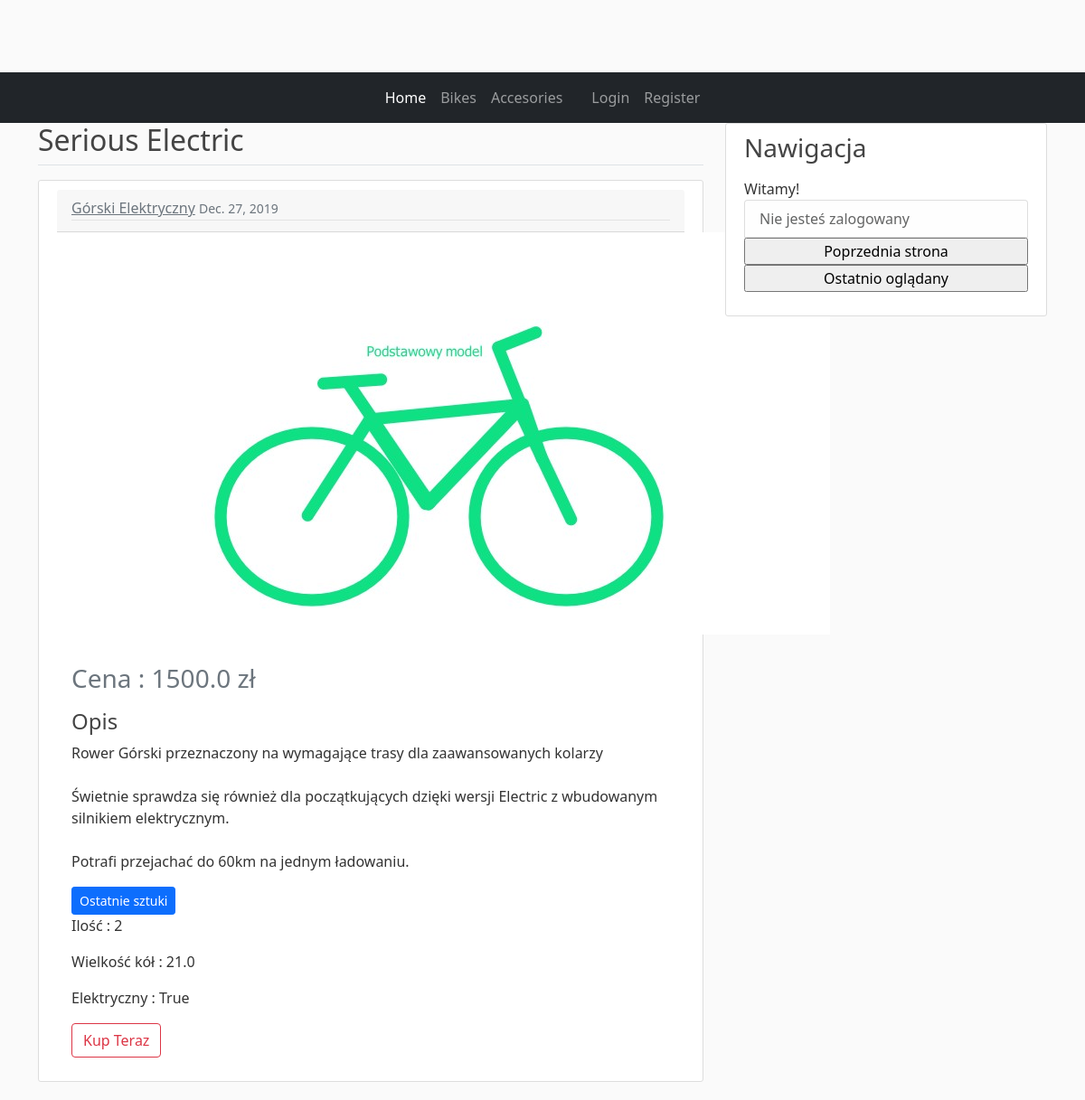
The app's page /bikes/1/ with its own data.
### blog/models.py (models this page shows, shortened)
class Bike(models.Model):
    name=models.TextField()
    type=models.TextField()
    weight=models.FloatField()
    production_year=models.DateField()
    amount=models.IntegerField()
    price=models.FloatField()
    photo=models.ImageField(upload_to='bike_photo',default='bike.jpg')
    description=models.TextField()
    wheel_size=models.FloatField()
    electric=models.BooleanField(default=False)

### blog/views.py (the view)
# urls.py: path('bikes/<int:pk>/', RowerSzczegoly.as_view(), name='bikes-detail'),
class RowerSzczegoly(DetailView):
    model = Bike

### templates/blog/bike_detail.html (shortened to what this page needs)
{% extends "blog/base.html" %}
{% block content %}
    <h2>{{ object.name}}</h2>
    <div class="border-top pt-3">
    <article class="media content-section">
      <div class="media-body">
          <div class="card-header">
        <div class="article-metadata">
          <a class="text-muted"> {{ object.type }}</a>
          <small class="text-muted">{{ object.production_year }}</small>
        </div>
          </div>
          <img class="img" width="855" height="445" src="{{ object.photo.url }}">
          <div class="card-body">
            <p class="card-text" style="font-weight: bold"><h3 class="text-muted">Cena : {{ object.price }} zł</h3></p>
       <div><h4>Opis</h4></div>
        <p class="article-content">{{ object.description }}</p>
              {% if object.amount < 3 %}
            <a class="btn btn-primary btn-sm " >Ostatnie sztuki</a>
            {% endif %}
          <p class="article-content">Ilość : {{ object.amount }}</p>
              <p class="article-content">Wielkość kół : {{ object.wheel_size }}</p>
              <p class="article-content">Elektryczny : {{ object.electric }}</p>
<button class="btn btn-outline-danger" >Kup Teraz</button>
      </div>
      </div>
</article>
    </div>
{% endblock %}

### blog/static/main.css (style rules this page uses)
body { background: #fafafa; color: #333333; margin-top: 5rem; }
h1, h2, h3, h4, h5, h6 { color: #444444; }
.content-section { background: #ffffff; padding: 10px 20px; border: 1px solid #dddddd; border-radius: 3px; margin-bottom: 20px; }
.article-content { white-space: pre-line; }
.article-metadata { padding-bottom: 1px; margin-bottom: 4px; border-bottom: 1px solid #e3e3e3 }

### records on screen
Bike: name "Serious Electric", type "Górski Elektryczny", production_year "Dec. 27, 2019", photo (picture), price "1500.0", description "Rower Górski przeznaczony na wymagające trasy dla zaawansowanych kolarzy Świetnie sprawdza się również dla początkujących dzięki wersji Electric z wbudowanym silnikiem elektrycznym. Potrafi przejachać do 60km na jednym ładowaniu.", amount "2", wheel_size "21.0", electric "True"
